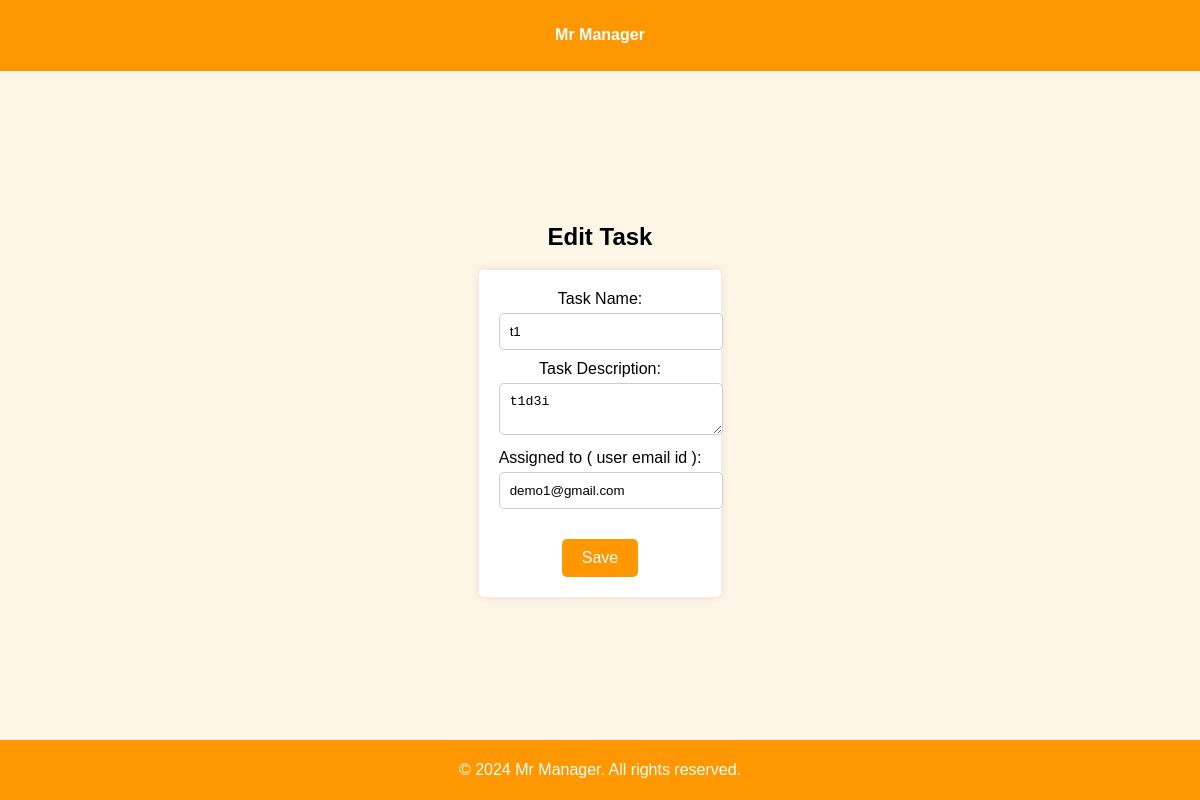
The page /edit_task/1/ (signed in) on the database its author committed.
### mr_manager_app/models.py (models this page shows, shortened)
class Task(models.Model):
    task_name = models.CharField(max_length=200)
    task_description = models.TextField()
    created_date = models.DateTimeField(auto_now_add=True)
    created_by = models.ForeignKey(User, related_name='tasks_created', on_delete=models.CASCADE)
    assigned_to = models.EmailField()
    status = models.CharField(max_length=10, default='pending')  # completed or pending

### mr_manager_app/views.py (the view, shortened to what this page needs)
# urls.py: path('edit_task/<int:task_id>/', views.editTask, name='edit_task'),
@login_required
def editTask(request, task_id):
    task = Task.objects.get(id=task_id)
    return render(request, 'edit_task.html', {'task' : task})

### mr_manager_app/templates/edit_task.html (shortened to what this page needs)
{% load static %}
<!DOCTYPE html>
<html lang="en">
<head>
    <link rel="stylesheet" href="{% static 'css/add-task-style.css' %}">
</head>
<body>
    <header><h4>Mr Manager</h4></header>
    <div class="content">
        <h2>Edit Task</h2>
        <form method="post">
            <div class="form-field">
                <label for="id_task_name">Task Name:</label>
                <input type="text" value="{{task.task_name}}" name="task_name" id="id_task_name" required>
            </div>
            <div class="form-field">
                <label for="id_task_description">Task Description:</label>
                <textarea name="task_description" id="id_task_description" required>{{task.task_description}}</textarea>
            </div>
            <div class="form-field">
                <label for="id_assigned_to">Assigned to ( user email id ):</label>
                <input type="email" value="{{task.assigned_to}}" name="assigned_to" id="id_assigned_to" required>
            </div>
            <button type="submit" class="button">Save</button>
        </form>
    </div>
    <footer><p>&copy; 2024 Mr Manager. All rights reserved.</p></footer>
</body>
</html>

### static/css/add-task-style.css (style rules this page uses)
body { font-family: Arial, sans-serif; background-color: #fdf5e6; margin: 0; display: flex; flex-direction: column; min-height: 100vh; justify-content: center; align-items: center; }
header, footer { background-color: #ff9800; color: white; text-align: center; padding: 5px 0; width: 100%; position: fixed; }
header { top: 0; }
footer { bottom: 0; }
.content { flex: 1; display: flex; flex-direction: column; justify-content: center; align-items: center; text-align: center; padding: 20px; margin-top: 50px; margin-bottom: 50px; }
form { background-color: #fff; padding: 20px; border-radius: 5px; box-shadow: 0 0 10px rgba(0, 0, 0, 0.1); }
.form-field { margin-bottom: 10px; }
.form-field label { display: block; margin-bottom: 5px; }
.form-field input, .form-field textarea, .form-field select { width: 100%; padding: 10px; border: 1px solid #ccc; border-radius: 5px; }
.button { padding: 10px 20px; border: none; border-radius: 5px; background-color: #ff9800; color: white; font-size: 16px; text-decoration: none; text-align: center; margin-top: 20px; }

### rows shown on the page
Task: task_name "t1", task_description "t1d3i", assigned_to "demo1@gmail.com"
